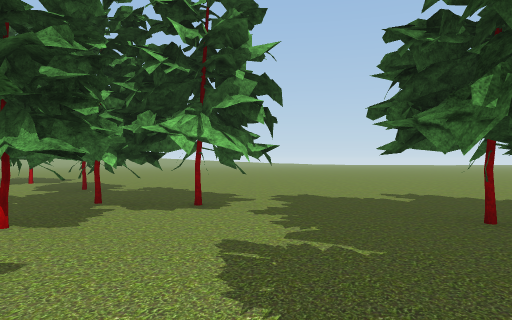
[1] (above)

17 first-person views from a walk through a scene from a Unity 3-D project. The camera is 1.2 m above the floor, looks level and sees 70° across. The floor is counted in squares, 2 m on a side. Each view is taken from the middle of a square. On the plan, view 1 faces up. The plan holds only what a view shows up to about 10 squares ahead; the rest is blank. The place goes on beyond the plan. Some animated figures are left out. Door leaves are left out, so doorways stand open. Some surface patterns are stand-ins.

[2]
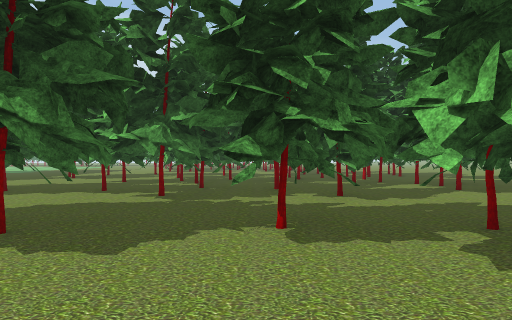

[3]
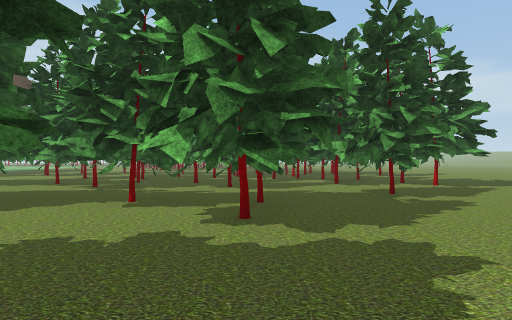

[4]
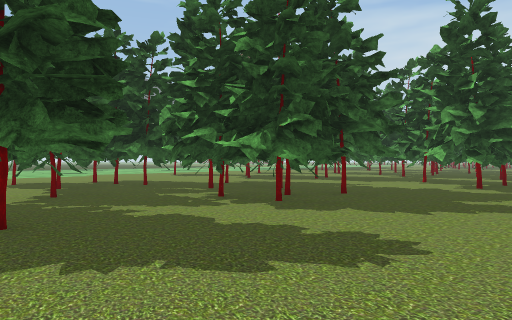

[5]
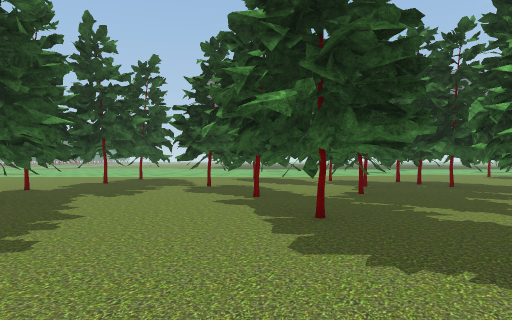

[6]
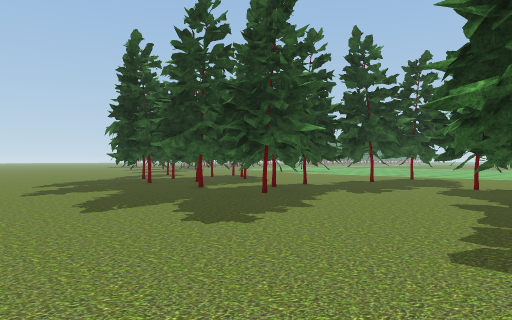

[7]
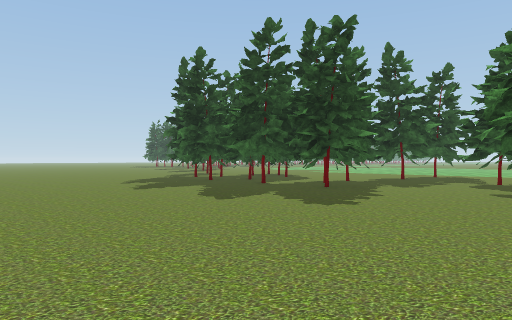

[8]
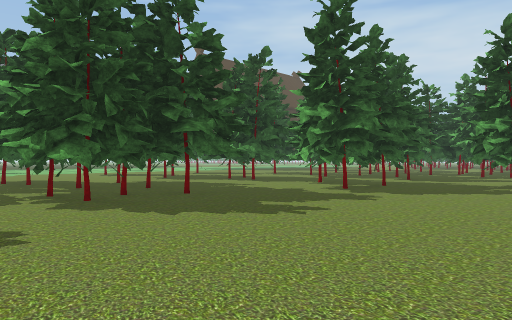

[9]
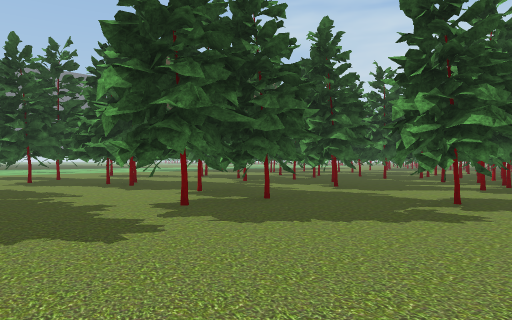

[10]
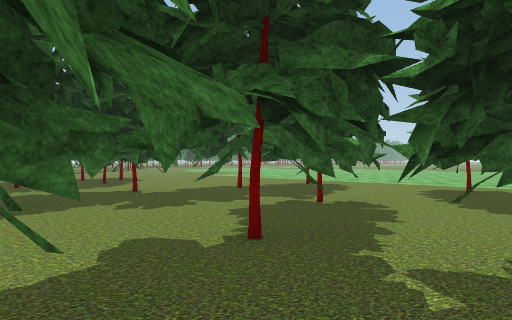

[11]
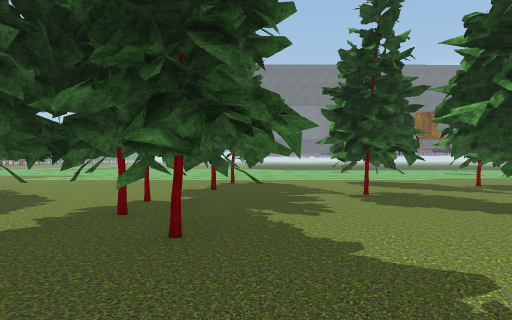

[12]
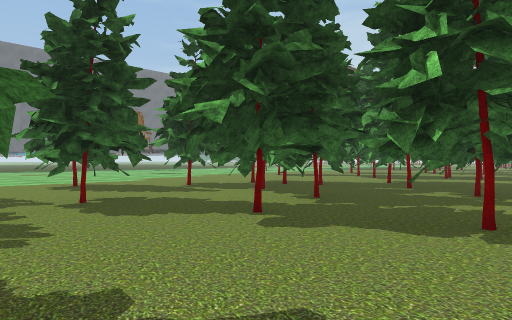

[13]
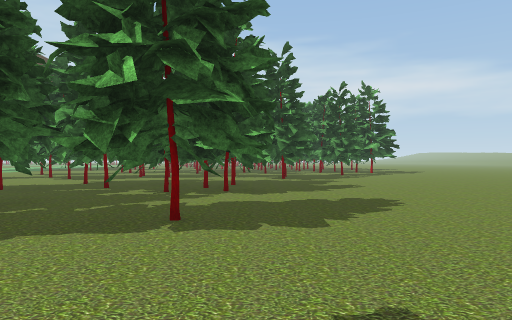

[14]
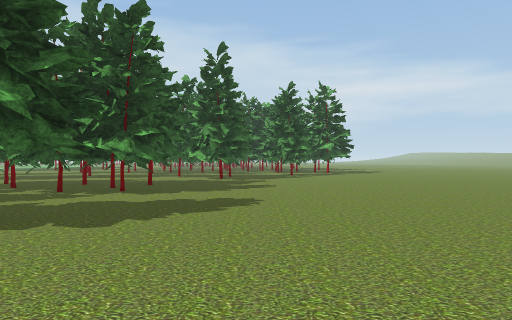

[15]
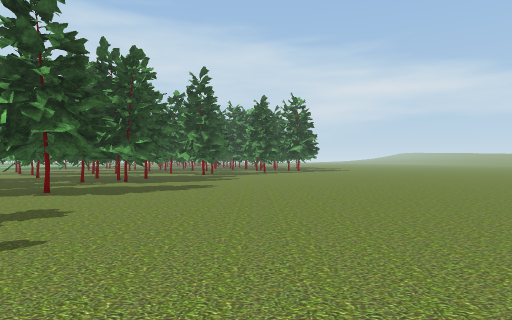

[16]
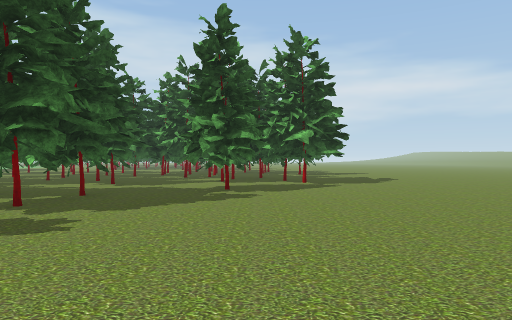

[17]
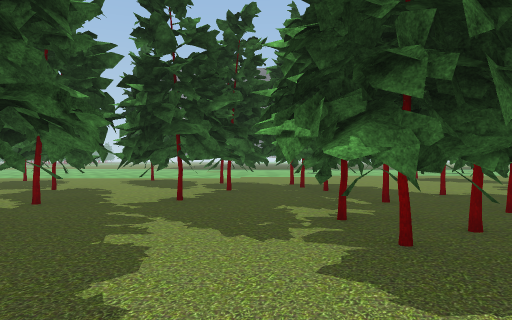

### Floor plan
Key: @ floor where view 1 was taken; # wall or solid block; x gap in a wall; . floor; T thing the floor can be seen under or through.
Columns run from 9 left of view 1 to 14 right of it. Each row starts with its distance up from view 1.
  9    ##.................
  8  # #.##.................
  7 ## #.##.................
  6    #..x.................
  5    ##TTTTT..............
  4       TTTT.T.TT.T.......
  3       TT...TTTT.TT..T.#.
  2    ##T TT..TTTT..T..TTTT
  1    ##.TTT..TTT TTT..TTT
  0 ####..TT#@TTTTTTTT...TT.
 -1 #  #..  ##T.TTTT..#..T..
 -2 .. #    ##.. T#...#.TT..
 -3 ..       ... ###....TT..
 -4          ...  ##.#..##..
 -5               ...#..##..
 -6                 .....
 -7                  ...
 -8                  ..

Positions as (right, up) in squares from view 1, and headings:
1: (0, 0), facing up
2: (1, 3), facing left
3: (3, 5), facing left
4: (8, 7), facing down-left
5: (8, 7), facing down
6: (7, 7), facing down-right
7: (7, 9), facing down-right
8: (6, 9), facing down-left
9: (2, 9), facing down-left
10: (6, 3), facing down-right
11: (11, 5), facing down
12: (11, 4), facing down-left
13: (11, 4), facing left
14: (11, 6), facing left
15: (14, 7), facing left
16: (4, 8), facing left
17: (5, 6), facing down
